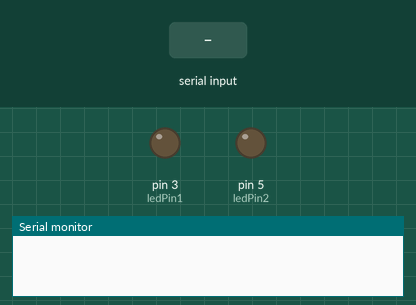
The sketch below on a simulated Arduino Leonardo, built with avr-gcc and run on an emulated ATmega32U4. On the bench: output pins drawn as LEDs (lit = HIGH), the last lines printed to the serial monitor. Dashed ring = blinking. The test bench sets the inputs (shaded band).

Above: at 1.2 s.
1.3 s: "ON\n" received over Serial
At 1.55 s:
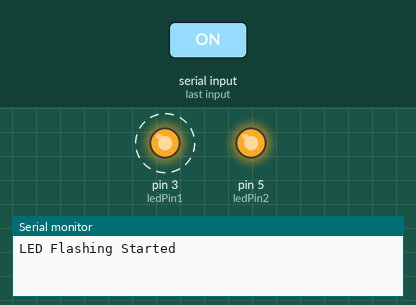
4.3 s: "OFF\n" received over Serial
At 5.2 s:
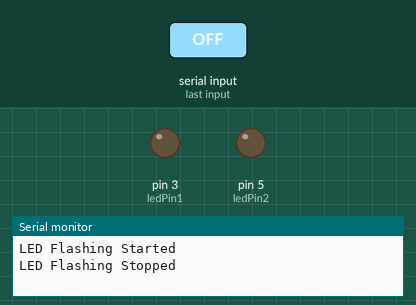
Timing chart, 0 to 7.3 s (numbered marks = the images above; inputs shaded):
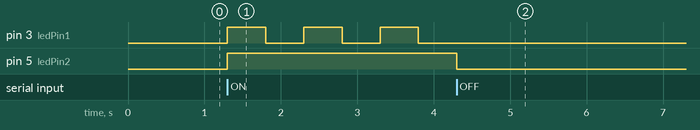

The sketch:

arduino_code.ino
```cpp
#include <Arduino.h>

const int ledPin1 = 3; // Connect LED 1 to pin 9
const int ledPin2 = 5; // Connect LED 2 to pin 10
const unsigned long blinkInterval = 500; // 500ms for LED blinking

bool ledState = LOW;
unsigned long previousMillis = 0;
bool isFlashing = false;

void setup() {
  pinMode(ledPin1, OUTPUT);
  pinMode(ledPin2, OUTPUT);
  digitalWrite(ledPin1, LOW);
  digitalWrite(ledPin2, LOW);

  Serial.begin(9600); // Initialize serial communication
  while (!Serial) {
    ; // Wait for serial port to connect (for Leonardo and Micro)
  }
}

void loop() {
  if (Serial.available() > 0) {
    String command = Serial.readStringUntil('\n');
    command.trim(); // Remove any extra spaces or newlines

    if (command == "ON" && !isFlashing) {
      isFlashing = true;
      Serial.println("LED Flashing Started");
    } else if (command == "OFF") {
      stopFlashing();
      Serial.println("LED Flashing Stopped");
    }
  }

  if (isFlashing) {
    unsigned long currentMillis = millis();

    // Blink LEDs
    if (currentMillis - previousMillis >= blinkInterval) {
      previousMillis = currentMillis;
      ledState = !ledState;
      digitalWrite(ledPin1, ledState);
      digitalWrite(ledPin2, HIGH);
    }
  }
}

void stopFlashing() {
  isFlashing = false;
  digitalWrite(ledPin1, LOW);
  digitalWrite(ledPin2, LOW);
}


// #include <Arduino.h>

// const int ledPin1 = 9; // Connect LED 1 to pin 9
// const int ledPin2 = 10; // Connect LED 2 to pin 10
// const unsigned long blinkInterval = 500; // 500ms for LED blinking

// bool ledState = LOW;
// unsigned long previousMillis = 0;
// bool isFlashing = false;
// unsigned long flashStartTime = 0;
// const unsigned long flashDuration = 10000; // Flash duration: 10 seconds

// void setup() {
//   pinMode(ledPin1, OUTPUT);
//   pinMode(ledPin2, OUTPUT);
//   digitalWrite(ledPin1, LOW);
//   digitalWrite(ledPin2, LOW);

//   Serial.begin(9600); // Initialize serial communication
//   while (!Serial) {
//     ; // Wait for serial port to connect (for Leonardo and Micro)
//   }
// }

// void loop() {
//   if (Serial.available() > 0) {
//     String command = Serial.readStringUntil('\n');
//     command.trim(); // Remove any extra spaces or newlines

//     if (command == "ON" && !isFlashing) {
//       isFlashing = true;
//       flashStartTime = millis();
//       Serial.println("LED Flashing Started");
//     } else if (command == "OFF") {
//       stopFlashing();
//       Serial.println("LED Flashing Stopped");
//     }
//   }

//   if (isFlashing) {
//     unsigned long currentMillis = millis();

//     // Check if 10 seconds have passed
//     if (currentMillis - flashStartTime >= flashDuration) {
//       stopFlashing();
//       Serial.println("LED Flashing Automatically Stopped After 10 Seconds");
//     } else {
//       // Blink LEDs
//       if (currentMillis - previousMillis >= blinkInterval) {
//         previousMillis = currentMillis;
//         ledState = !ledState;
//         digitalWrite(ledPin1, ledState);
//         digitalWrite(ledPin2, ledState);
//       }
//     }
//   }
// }

// void stopFlashing() {
//   isFlashing = false;
//   digitalWrite(ledPin1, LOW);
//   digitalWrite(ledPin2, LOW);
// }
```

Measured:
- after the input at 1.3 s, pin 3 (ledPin1): alternates HIGH for 0.50 s and LOW for 0.50 s, starting at once; pin 5 (ledPin2): LOW → HIGH at once
- after the input at 4.3 s, pin 3 (ledPin1): stops changing and stays LOW; pin 5 (ledPin2): HIGH → LOW at once
